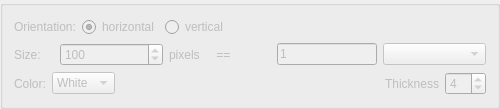
             <widget class="QGroupBox" name="scale_groupbox">
              <property name="enabled">
               <bool>false</bool>
              </property>
              <property name="minimumSize">
               <size>
                <width>500</width>
                <height>0</height>
               </size>
              </property>
              <property name="maximumSize">
               <size>
                <width>500</width>
                <height>16777215</height>
               </size>
              </property>
              <property name="title">
               <string/>
              </property>
              <layout class="QVBoxLayout" name="verticalLayout_2">
               <item>
                <layout class="QHBoxLayout" name="horizontalLayout_2">
                 <item>
                  <widget class="QLabel" name="label_2">
                   <property name="text">
                    <string>Orientation:</string>
                   </property>
                  </widget>
                 </item>
                 <item>
                  <widget class="QRadioButton" name="scale_horizontal_orientation">
                   <property name="text">
                    <string>horizontal</string>
                   </property>
                   <property name="checked">
                    <bool>true</bool>
                   </property>
                  </widget>
                 </item>
                 <item>
                  <widget class="QRadioButton" name="scale_vertical_orientation">
                   <property name="text">
                    <string>vertical</string>
                   </property>
                  </widget>
                 </item>
                 <item>
                  <spacer name="horizontalSpacer_6">
                   <property name="orientation">
                    <enum>Qt::Horizontal</enum>
                   </property>
                   <property name="sizeHint" stdset="0">
                    <size>
                     <width>40</width>
                     <height>20</height>
                    </size>
                   </property>
                  </spacer>
                 </item>
                </layout>
               </item>
               <item>
                <layout class="QHBoxLayout" name="horizontalLayout_3">
                 <item>
                  <widget class="QLabel" name="label_3">
                   <property name="minimumSize">
                    <size>
                     <width>40</width>
                     <height>0</height>
                    </size>
                   </property>
                   <property name="maximumSize">
                    <size>
                     <width>40</width>
                     <height>16777215</height>
                    </size>
                   </property>
                   <property name="text">
                    <string>Size:</string>
                   </property>
                  </widget>
                 </item>
                 <item>
                  <widget class="QSpinBox" name="scale_size_spinbox">
                   <property name="minimum">
                    <number>1</number>
                   </property>
                   <property name="maximum">
                    <number>10000</number>
                   </property>
                   <property name="value">
                    <number>100</number>
                   </property>
                  </widget>
                 </item>
                 <item>
                  <widget class="QLabel" name="label_4">
                   <property name="text">
                    <string>pixels     ==</string>
                   </property>
                  </widget>
                 </item>
                 <item>
                  <widget class="QLineEdit" name="scale_real_size">
                   <property name="minimumSize">
                    <size>
                     <width>100</width>
                     <height>0</height>
                    </size>
                   </property>
                   <property name="maximumSize">
                    <size>
                     <width>100</width>
                     <height>16777215</height>
                    </size>
                   </property>
                   <property name="text">
                    <string>1</string>
                   </property>
                  </widget>
                 </item>
                 <item>
                  <widget class="QComboBox" name="scale_units_combobox"/>
                 </item>
                </layout>
               </item>
               <item>
                <layout class="QHBoxLayout" name="horizontalLayout_5">
                 <item>
                  <widget class="QLabel" name="label_5">
                   <property name="text">
                    <string>Color:</string>
                   </property>
                  </widget>
                 </item>
                 <item>
                  <widget class="QComboBox" name="scale_color_combobox">
                   <item>
                    <property name="text">
                     <string>White</string>
                    </property>
                   </item>
                   <item>
                    <property name="text">
                     <string>Red</string>
                    </property>
                   </item>
                   <item>
                    <property name="text">
                     <string>Blue</string>
                    </property>
                   </item>
                   <item>
                    <property name="text">
                     <string>Green</string>
                    </property>
                   </item>
                   <item>
                    <property name="text">
                     <string>Black</string>
                    </property>
                   </item>
                  </widget>
                 </item>
                 <item>
                  <spacer name="horizontalSpacer_3">
                   <property name="orientation">
                    <enum>Qt::Horizontal</enum>
                   </property>
                   <property name="sizeHint" stdset="0">
                    <size>
                     <width>40</width>
                     <height>20</height>
                    </size>
                   </property>
                  </spacer>
                 </item>
                 <item>
                  <widget class="QLabel" name="label">
                   <property name="text">
                    <string>Thickness</string>
                   </property>
                  </widget>
                 </item>
                 <item>
                  <widget class="QSpinBox" name="scale_thickness">
                   <property name="minimum">
                    <number>1</number>
                   </property>
                   <property name="maximum">
                    <number>50</number>
                   </property>
                   <property name="value">
                    <number>4</number>
                   </property>
                  </widget>
                 </item>
                </layout>
               </item>
              </layout>
             </widget>
